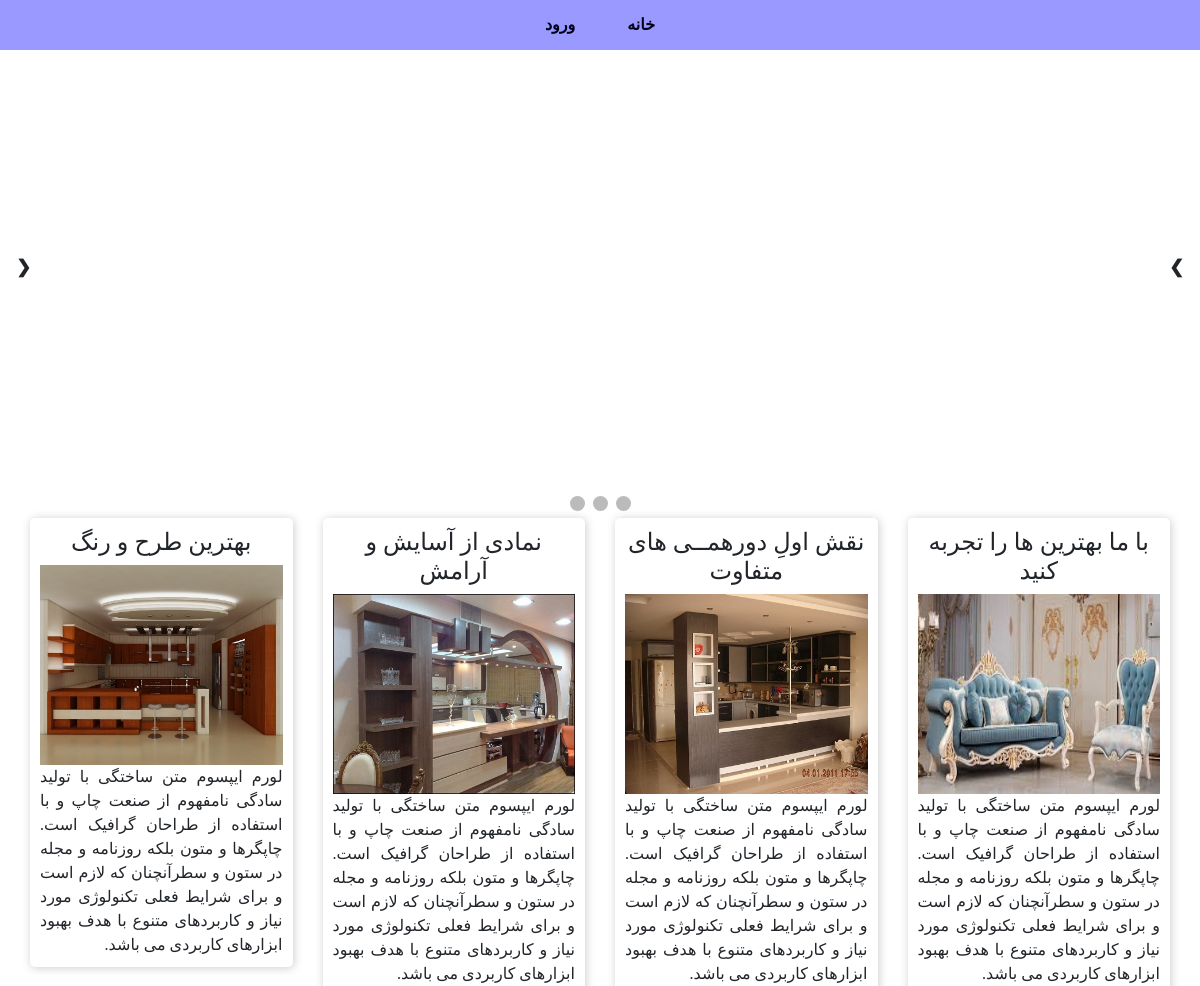
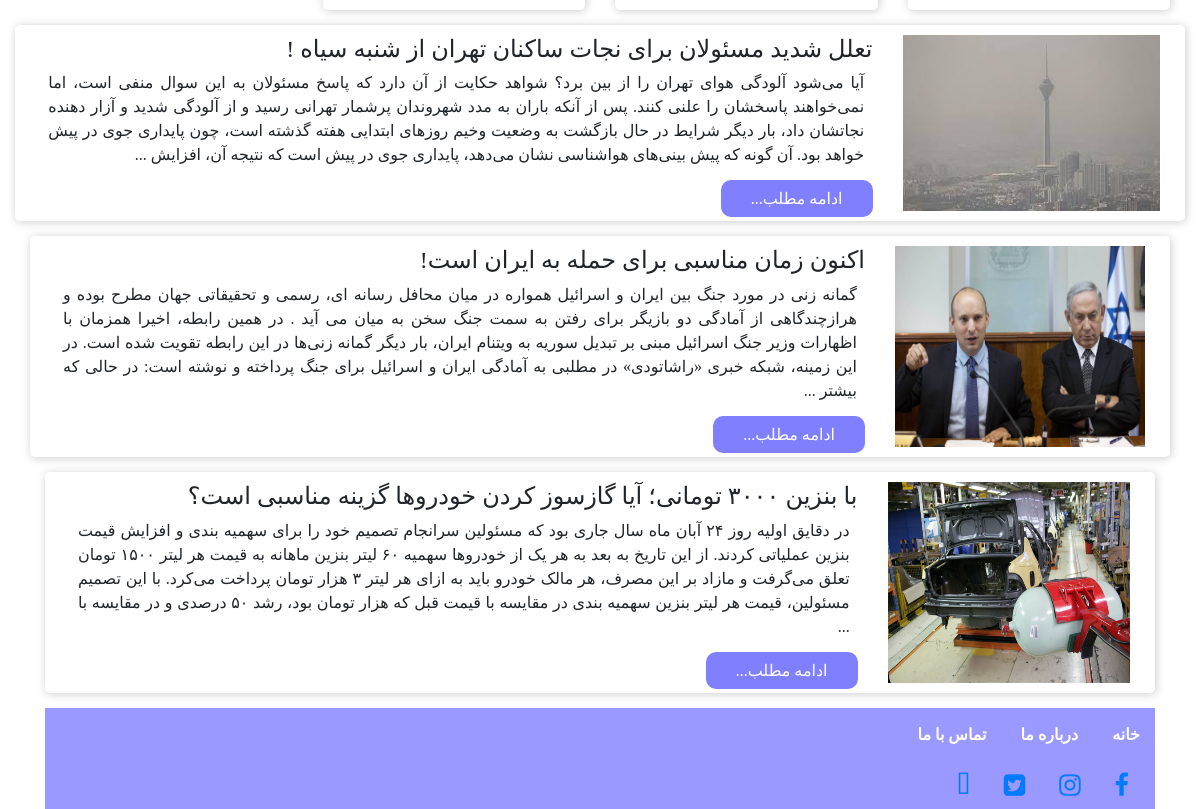
The page / on the database its author committed (2 pictures, top to bottom).
### tables this page shows
CREATE TABLE `menu` (
  `id` int(11) NOT NULL,
  `title` varchar(100) NOT NULL,
  `link` varchar(200) NOT NULL
);

CREATE TABLE `specialpost` (
  `id` int(11) NOT NULL,
  `title` varchar(100) NOT NULL,
  `src` varchar(100) NOT NULL,
  `content` varchar(1000) NOT NULL
);

CREATE TABLE `post` (
  `id` int(11) NOT NULL,
  `title` varchar(100) NOT NULL,
  `src` varchar(100) NOT NULL,
  `content` varchar(5000) NOT NULL
);

### func/func.php (called while the page is built)
<?php
function post_content($text)
{
	$text=substr($text,0,800);
	$text=substr($text,0,strrpos($text," "));
	$text=$text." ...";
	return $text;
}
?>

### index.php (the view, shortened to what this page needs)
<?php include ("header.php"); ?>
<?php include ("slider.php"); ?>
<?php include ("specialPost.php"); ?>
<?php include ("func/func.php"); ?>
<?php
$posrsql="SELECT * FROM  `post` ORDER BY  `id` DESC ;";
$postquery=mysqli_query($connect,$posrsql);
while($postfetch=mysqli_fetch_assoc($postquery))
{
?>
<div class="big-post container-fluid">
    <div class="big-content col-md-12 row ">
        <div class="big-content-thumb col-md-3">
            <img src=<?php echo $postfetch["src"]; ?>>
        </div>
        <div class="text-big col-md-9">
                <div class="big-content-title ">
                    <h4><?php echo $postfetch["title"]; ?>  </h4>
                </div>
                <div class="big-content-txt">
                    <p> <?php echo post_content($postfetch["content"]); ?> </p>
                </div>
                <div class="big-content-footer">
                    <a href=<?php echo "readmore.php?postid=$postfetch[id]" ?>>ادامه مطلب...</a>
                </div>
            </div>
    </div>
<?php
}
?>
<?php include ("footer.php"); ?>
</body>
</html>

### header.php (shortened to what this page needs)
<!DOCTYPE html>
<html>
<head>
    <link rel="stylesheet" href="https://cdnjs.cloudflare.com/ajax/libs/font-awesome/4.7.0/css/font-awesome.min.css">
    <link rel="stylesheet" href="css/bootstrap.min.css">
    <link rel="stylesheet" href="css/fontawesome.css">
	<link rel="stylesheet" href="css/style.css">
</head>
<body>
    <div class="menu">
            <ul class="nav justify-content-center">
            <?php
			 include ("config.php");
			 $mnu="SELECT * FROM  `menu` ORDER BY  `id` DESC ;";
			 $mnuresult=mysqli_query($connect,$mnu);
			 while($mnufetch=mysqli_fetch_assoc($mnuresult))
			 {
			?>
                <li class="nav-item active"><a href=<?php echo $mnufetch["link"] ?> class="nav-link"><?php echo $mnufetch["title"] ?></a></li>
                <?php
			 }
				?>
            </ul>
    </div>

### slider.php (shortened to what this page needs)
<div class="slider">
    <div class="slideshow-container">
        <a class="prev" onclick="plusSlides(-1)">&#10094;</a>
        <a class="next" onclick="plusSlides(1)">&#10095;</a>
    </div>
    <br>
    <div style="text-align:center">
        <span class="dot" onclick="currentSlide(1)"></span>
        <span class="dot" onclick="currentSlide(2)"></span>
        <span class="dot" onclick="currentSlide(3)"></span>
    </div>
</div>

### specialPost.php
<div class="content-wrapp container-fluid  row text-center">
<?php
$i=0;
$specialposrsql="SELECT * FROM  `specialpost` ORDER BY  `id` DESC ;";
$specialpostquery=mysqli_query($connect,$specialposrsql);
while($specialpostfetch=mysqli_fetch_assoc($specialpostquery))
{
?>
        <div class=" col-sm-6 col-md-6 col-xl-3">
            <div class="content">
                <div class="content-title">
                        <h4><?php echo $specialpostfetch["title"]; ?></h4>
                </div>
                <div class="content-thumb">
                        <img src=<?php echo $specialpostfetch["src"]; ?>>
                </div>
                <div class="content-txt">
                    <p><?php echo $specialpostfetch["content"]; ?></p>
                </div>
            </div>
        </div>
        <?php
		$i++;
	if($i>=4)
	{
		break;
	}
			}
		?>
</div>

### footer.php
<footer>
    <div class="footer container-fluid">
        <div class="footermnu">
            <ul>
                <li><a href="index.php">خانه</a></li>
                <li><a href="aboutus.php">درباره ما</a></li>
                <li><a href="contactus.php">تماس با ما</a></li>
            </ul>
        </div>
        <div class="socialpage">
            <ul>
                <li><a href="#"><i class="fa fa-facebook" ></i></a></li>
                <li><a href="#"><i class="fa fa-instagram""></i></a></li>
                <li><a href="#"><i class="fa fa-twitter-square" ></i></a></li>
                <li><a href="#"><i class="fa fa-youtube-square" ></i></a></li>
            </ul>
        </div>
    </div>
</footer>

### css/style.css (style rules this page uses)
*,div,p,ul { padding:0px; margin:0px; }
body { font-family:"b yekan"; direction: rtl; }
.menu { background-color: #9999ff; }
.menu li a { color:#00001a; font-weight: 800; }
.menu li { padding:5px 10px; border-radius: 10px; }
.slider { width: 100%; height: auto; }
.content-wrapp { text-align: center; display: flex; margin: 0 auto; }
.content { border-radius: 5px; -webkit-box-shadow: 1px 1px 10px 0px rgba(204,204,204,1); -moz-box-shadow: 1px 1px 10px 0px rgba(204,204,204,1); box-shadow: 1px 1px 10px 0px rgba(204,204,204,1); padding: 10px; }
.content-title { text-align: center; }
.content-thumb { width: 100%; height: 200px; }
.content-thumb img { width: 100%; height: 100%; }
.content-txt { height: auto; text-align: justify; }
.big-content { direction: rtl; text-align: right; margin:15px auto; border-radius: 5px; -webkit-box-shadow: 1px 1px 10px 0px rgba(204,204,204,1); -moz-box-shadow: 1px 1px 10px 0px rgba(204,204,204,1); box-shadow: 1px 1px 10px 0px rgba(204,204,204,1); padding: 10px; }
.big-content-thumb img { width: 100%; height: 100%; }
.big-content-txt { margin: 0 1%; }
.big-content-txt p { text-align: justify; }
.big-content-footer { margin-top: 20px; }
.big-content-footer a { margin: 20px 0; background-color: #8080ff; color:#fff; border-radius: 10px; padding: 10px 30px; }
.slideshow-container { max-width: 100%; position: relative; margin: auto; }
.prev, .next { cursor: pointer; position: absolute; top: 50%; width: auto; margin-top: -22px; padding: 16px; color: white; font-weight: bold; font-size: 18px; transition: 0.6s ease; border-radius: 0 3px 3px 0; user-select: none; }
.next { right: 0; border-radius: 3px 0 0 3px; }
.prev { left:0; border-radius: 3px 0 0 3px; }
.dot { cursor: pointer; height: 15px; width: 15px; margin: 0 2px; background-color: #bbb; border-radius: 50%; display: inline-block; transition: background-color 0.6s ease; }
.footer { background: #9999ff; }
footer .container-fluid { padding: 0; }
.footermnu { width: 100%; height: auto; }
.footermnu a { text-decoration: none; color: #fff; font-weight: 800; }
.footermnu ul { direction: rtl; text-align: right; }
.footermnu ul li { display: inline-block; padding: 10px; margin: 5px; }
.socialpage { width: 100%; height: auto; }
.socialpage ul { direction: rtl; text-align: right; margin: 0 1%; }
.socialpage ul li { margin: 5px; display: inline-block; }
.socialpage ul li a { padding:5px 10px 2px; font-size: 25px; }

### rows shown on the page
menu: title "خانه"
menu: title "ورود"
specialpost: title "با ما بهترین ها را تجربه کنید", src (picture), content "لورم ایپسوم متن ساختگی با تولید سادگی نامفهوم از صنعت چاپ و با استفاده از طراحان گرافیک است. چاپگرها و متون بلکه روزنامه و مجله در ستون و سطرآنچنان که لازم است و برای شرایط فعلی تکنولوژی مورد نیاز و کاربردهای متنوع با هدف بهبود ابزارهای کاربردی می باشد."
specialpost: title "نقش اولِ دورهمــی های متفاوت", src (picture), content "لورم ایپسوم متن ساختگی با تولید سادگی نامفهوم از صنعت چاپ و با استفاده از طراحان گرافیک است. چاپگرها و متون بلکه روزنامه و مجله در ستون و سطرآنچنان که لازم است و برای شرایط فعلی تکنولوژی مورد نیاز و کاربردهای متنوع با هدف بهبود ابزارهای کاربردی می باشد."
specialpost: title "نمادی از آسایش و آرامش", src (picture), content "لورم ایپسوم متن ساختگی با تولید سادگی نامفهوم از صنعت چاپ و با استفاده از طراحان گرافیک است. چاپگرها و متون بلکه روزنامه و مجله در ستون و سطرآنچنان که لازم است و برای شرایط فعلی تکنولوژی مورد نیاز و کاربردهای متنوع با هدف بهبود ابزارهای کاربردی می باشد."
specialpost: title "بهترین طرح و رنگ", src (picture), content "لورم ایپسوم متن ساختگی با تولید سادگی نامفهوم از صنعت چاپ و با استفاده از طراحان گرافیک است. چاپگرها و متون بلکه روزنامه و مجله در ستون و سطرآنچنان که لازم است و برای شرایط فعلی تکنولوژی مورد نیاز و کاربردهای متنوع با هدف بهبود ابزارهای کاربردی می باشد."
post: src (picture), title "تعلل شدید مسئولان برای نجات ساکنان تهران از شنبه سیاه !", content "آیا می‌شود آلودگی هوای تهران را از بین برد؟ شواهد حکایت از آن دارد که پاسخ مسئولان به این سوال منفی است، اما نمی‌خواهند پاسخشان را علنی کنند. پس از آنکه باران به مدد شهروندان پرشمار تهرانی رسید و از آلودگی شدید و آزار دهنده نجاتشان داد، بار دیگر شرایط در حال بازگشت به وضعیت وخیم روز‌های ابتدایی هفته گذشته است، چون پایداری جوی در پیش خواهد بود. آن گونه که پیش بینی‌های هواشناسی نشان می‌دهد، پایداری جوی در پیش است که نتیجه آن، افزایش ..."
post: src (picture), title "اکنون زمان مناسبی برای حمله به ایران است!", content "گمانه زنی در مورد جنگ بین ایران و اسرائیل همواره در میان محافل رسانه ای، رسمی و تحقیقاتی جهان مطرح بوده و هرازچندگاهی از آمادگی دو بازیگر برای رفتن به سمت جنگ سخن به میان می آید . در همین رابطه، اخیرا همزمان با اظهارات وزیر جنگ اسرائیل مبنی بر تبدیل سوریه به ویتنام ایران، بار دیگر گمانه زنی‌ها در این رابطه تقویت شده است. در این زمینه، شبکه خبری «راشاتودی» در مطلبی به آمادگی ایران و اسرائیل برای جنگ پرداخته و نوشته است: در حالی که بیشتر ..."
post: src (picture), title "با بنزین ۳۰۰۰ تومانی؛ آیا گازسوز کردن خودرو‌ها گزینه مناسبی است؟", content "در دقایق اولیه روز ۲۴ آبان ماه سال جاری بود که مسئولین سرانجام تصمیم خود را برای سهمیه بندی و افزایش قیمت بنزین عملیاتی کردند. از این تاریخ به بعد به هر یک از خودرو‌ها سهمیه ۶۰ لیتر بنزین ماهانه به قیمت هر لیتر ۱۵۰۰ تومان تعلق می‌گرفت و مازاد بر این مصرف، هر مالک خودرو باید به ازای هر لیتر ۳ هزار تومان پرداخت می‌کرد. با این تصمیم مسئولین، قیمت هر لیتر بنزین سهمیه بندی در مقایسه با قیمت قبل که هزار تومان بود، رشد ۵۰ درصدی و در مقایسه با ..."
